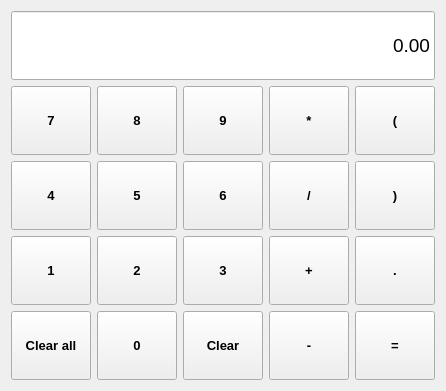
<?xml version="1.0" encoding="UTF-8"?>
<ui version="4.0">
 <class>Widget</class>
 <widget class="QWidget" name="Widget">
  <property name="geometry">
   <rect>
    <x>0</x>
    <y>0</y>
    <width>442</width>
    <height>391</height>
   </rect>
  </property>
  <property name="windowTitle">
   <string>Widget</string>
  </property>
  <layout class="QGridLayout" name="gridLayout">
   <item row="5" column="3">
    <widget class="QPushButton" name="sub">
     <property name="sizePolicy">
      <sizepolicy hsizetype="Preferred" vsizetype="Preferred">
       <horstretch>0</horstretch>
       <verstretch>0</verstretch>
      </sizepolicy>
     </property>
     <property name="font">
      <font>
       <family>Arial</family>
       <pointsize>10</pointsize>
       <bold>true</bold>
      </font>
     </property>
     <property name="text">
      <string>-</string>
     </property>
    </widget>
   </item>
   <item row="1" column="3">
    <widget class="QPushButton" name="mul">
     <property name="sizePolicy">
      <sizepolicy hsizetype="Preferred" vsizetype="Preferred">
       <horstretch>0</horstretch>
       <verstretch>0</verstretch>
      </sizepolicy>
     </property>
     <property name="font">
      <font>
       <family>Arial</family>
       <pointsize>10</pointsize>
       <bold>true</bold>
      </font>
     </property>
     <property name="text">
      <string>*</string>
     </property>
    </widget>
   </item>
   <item row="5" column="0">
    <widget class="QPushButton" name="clearAll">
     <property name="sizePolicy">
      <sizepolicy hsizetype="Preferred" vsizetype="Preferred">
       <horstretch>0</horstretch>
       <verstretch>0</verstretch>
      </sizepolicy>
     </property>
     <property name="font">
      <font>
       <family>Arial</family>
       <pointsize>10</pointsize>
       <bold>true</bold>
      </font>
     </property>
     <property name="text">
      <string>Clear all</string>
     </property>
    </widget>
   </item>
   <item row="4" column="0">
    <widget class="QPushButton" name="n1">
     <property name="sizePolicy">
      <sizepolicy hsizetype="Preferred" vsizetype="Preferred">
       <horstretch>0</horstretch>
       <verstretch>0</verstretch>
      </sizepolicy>
     </property>
     <property name="font">
      <font>
       <family>Arial</family>
       <pointsize>10</pointsize>
       <bold>true</bold>
      </font>
     </property>
     <property name="text">
      <string>1</string>
     </property>
    </widget>
   </item>
   <item row="1" column="1">
    <widget class="QPushButton" name="n8">
     <property name="sizePolicy">
      <sizepolicy hsizetype="Preferred" vsizetype="Preferred">
       <horstretch>0</horstretch>
       <verstretch>0</verstretch>
      </sizepolicy>
     </property>
     <property name="font">
      <font>
       <family>Arial</family>
       <pointsize>10</pointsize>
       <bold>true</bold>
      </font>
     </property>
     <property name="text">
      <string>8</string>
     </property>
    </widget>
   </item>
   <item row="5" column="2">
    <widget class="QPushButton" name="clear">
     <property name="sizePolicy">
      <sizepolicy hsizetype="Preferred" vsizetype="Preferred">
       <horstretch>0</horstretch>
       <verstretch>0</verstretch>
      </sizepolicy>
     </property>
     <property name="font">
      <font>
       <family>Arial</family>
       <pointsize>10</pointsize>
       <bold>true</bold>
      </font>
     </property>
     <property name="text">
      <string>Clear</string>
     </property>
    </widget>
   </item>
   <item row="5" column="1">
    <widget class="QPushButton" name="n0">
     <property name="sizePolicy">
      <sizepolicy hsizetype="Preferred" vsizetype="Preferred">
       <horstretch>0</horstretch>
       <verstretch>0</verstretch>
      </sizepolicy>
     </property>
     <property name="font">
      <font>
       <family>Arial</family>
       <pointsize>10</pointsize>
       <bold>true</bold>
      </font>
     </property>
     <property name="text">
      <string>0</string>
     </property>
    </widget>
   </item>
   <item row="3" column="0">
    <widget class="QPushButton" name="n4">
     <property name="sizePolicy">
      <sizepolicy hsizetype="Preferred" vsizetype="Preferred">
       <horstretch>0</horstretch>
       <verstretch>0</verstretch>
      </sizepolicy>
     </property>
     <property name="font">
      <font>
       <family>Arial</family>
       <pointsize>10</pointsize>
       <bold>true</bold>
      </font>
     </property>
     <property name="text">
      <string>4</string>
     </property>
    </widget>
   </item>
   <item row="5" column="4">
    <widget class="QPushButton" name="equal">
     <property name="sizePolicy">
      <sizepolicy hsizetype="Preferred" vsizetype="Preferred">
       <horstretch>0</horstretch>
       <verstretch>0</verstretch>
      </sizepolicy>
     </property>
     <property name="font">
      <font>
       <family>Arial</family>
       <pointsize>10</pointsize>
       <bold>true</bold>
      </font>
     </property>
     <property name="text">
      <string>=</string>
     </property>
    </widget>
   </item>
   <item row="4" column="3">
    <widget class="QPushButton" name="add">
     <property name="sizePolicy">
      <sizepolicy hsizetype="Preferred" vsizetype="Preferred">
       <horstretch>0</horstretch>
       <verstretch>0</verstretch>
      </sizepolicy>
     </property>
     <property name="font">
      <font>
       <family>Arial</family>
       <pointsize>10</pointsize>
       <bold>true</bold>
      </font>
     </property>
     <property name="text">
      <string>+</string>
     </property>
    </widget>
   </item>
   <item row="3" column="1">
    <widget class="QPushButton" name="n5">
     <property name="sizePolicy">
      <sizepolicy hsizetype="Preferred" vsizetype="Preferred">
       <horstretch>0</horstretch>
       <verstretch>0</verstretch>
      </sizepolicy>
     </property>
     <property name="font">
      <font>
       <family>Arial</family>
       <pointsize>10</pointsize>
       <bold>true</bold>
      </font>
     </property>
     <property name="text">
      <string>5</string>
     </property>
    </widget>
   </item>
   <item row="4" column="2">
    <widget class="QPushButton" name="n3">
     <property name="sizePolicy">
      <sizepolicy hsizetype="Preferred" vsizetype="Preferred">
       <horstretch>0</horstretch>
       <verstretch>0</verstretch>
      </sizepolicy>
     </property>
     <property name="font">
      <font>
       <family>Arial</family>
       <pointsize>10</pointsize>
       <bold>true</bold>
      </font>
     </property>
     <property name="text">
      <string>3</string>
     </property>
    </widget>
   </item>
   <item row="3" column="2">
    <widget class="QPushButton" name="n6">
     <property name="sizePolicy">
      <sizepolicy hsizetype="Preferred" vsizetype="Preferred">
       <horstretch>0</horstretch>
       <verstretch>0</verstretch>
      </sizepolicy>
     </property>
     <property name="font">
      <font>
       <family>Arial</family>
       <pointsize>10</pointsize>
       <bold>true</bold>
      </font>
     </property>
     <property name="text">
      <string>6</string>
     </property>
    </widget>
   </item>
   <item row="3" column="4">
    <widget class="QPushButton" name="closeP">
     <property name="sizePolicy">
      <sizepolicy hsizetype="Preferred" vsizetype="Preferred">
       <horstretch>0</horstretch>
       <verstretch>0</verstretch>
      </sizepolicy>
     </property>
     <property name="font">
      <font>
       <family>Arial</family>
       <pointsize>10</pointsize>
       <bold>true</bold>
      </font>
     </property>
     <property name="text">
      <string>)</string>
     </property>
    </widget>
   </item>
   <item row="4" column="1">
    <widget class="QPushButton" name="n2">
     <property name="sizePolicy">
      <sizepolicy hsizetype="Preferred" vsizetype="Preferred">
       <horstretch>0</horstretch>
       <verstretch>0</verstretch>
      </sizepolicy>
     </property>
     <property name="font">
      <font>
       <family>Arial</family>
       <pointsize>10</pointsize>
       <bold>true</bold>
      </font>
     </property>
     <property name="text">
      <string>2</string>
     </property>
    </widget>
   </item>
   <item row="1" column="0">
    <widget class="QPushButton" name="n7">
     <property name="sizePolicy">
      <sizepolicy hsizetype="Preferred" vsizetype="Preferred">
       <horstretch>0</horstretch>
       <verstretch>0</verstretch>
      </sizepolicy>
     </property>
     <property name="font">
      <font>
       <family>Arial</family>
       <pointsize>10</pointsize>
       <bold>true</bold>
      </font>
     </property>
     <property name="text">
      <string>7</string>
     </property>
    </widget>
   </item>
   <item row="3" column="3">
    <widget class="QPushButton" name="div">
     <property name="sizePolicy">
      <sizepolicy hsizetype="Preferred" vsizetype="Preferred">
       <horstretch>0</horstretch>
       <verstretch>0</verstretch>
      </sizepolicy>
     </property>
     <property name="font">
      <font>
       <family>Arial</family>
       <pointsize>10</pointsize>
       <bold>true</bold>
      </font>
     </property>
     <property name="text">
      <string>/</string>
     </property>
    </widget>
   </item>
   <item row="1" column="2">
    <widget class="QPushButton" name="n9">
     <property name="sizePolicy">
      <sizepolicy hsizetype="Preferred" vsizetype="Preferred">
       <horstretch>0</horstretch>
       <verstretch>0</verstretch>
      </sizepolicy>
     </property>
     <property name="font">
      <font>
       <family>Arial</family>
       <pointsize>10</pointsize>
       <bold>true</bold>
      </font>
     </property>
     <property name="text">
      <string>9</string>
     </property>
    </widget>
   </item>
   <item row="4" column="4">
    <widget class="QPushButton" name="dot">
     <property name="sizePolicy">
      <sizepolicy hsizetype="Preferred" vsizetype="Preferred">
       <horstretch>0</horstretch>
       <verstretch>0</verstretch>
      </sizepolicy>
     </property>
     <property name="font">
      <font>
       <family>Arial</family>
       <pointsize>10</pointsize>
       <bold>true</bold>
      </font>
     </property>
     <property name="text">
      <string>.</string>
     </property>
    </widget>
   </item>
   <item row="1" column="4">
    <widget class="QPushButton" name="openP">
     <property name="sizePolicy">
      <sizepolicy hsizetype="Preferred" vsizetype="Preferred">
       <horstretch>0</horstretch>
       <verstretch>0</verstretch>
      </sizepolicy>
     </property>
     <property name="font">
      <font>
       <family>Arial</family>
       <pointsize>10</pointsize>
       <bold>true</bold>
      </font>
     </property>
     <property name="text">
      <string>(</string>
     </property>
    </widget>
   </item>
   <item row="0" column="0" colspan="5">
    <widget class="QLineEdit" name="display">
     <property name="sizePolicy">
      <sizepolicy hsizetype="Preferred" vsizetype="Preferred">
       <horstretch>0</horstretch>
       <verstretch>0</verstretch>
      </sizepolicy>
     </property>
     <property name="font">
      <font>
       <family>Arial</family>
       <pointsize>14</pointsize>
      </font>
     </property>
     <property name="layoutDirection">
      <enum>Qt::LeftToRight</enum>
     </property>
     <property name="text">
      <string>0.00</string>
     </property>
     <property name="alignment">
      <set>Qt::AlignRight|Qt::AlignTrailing|Qt::AlignVCenter</set>
     </property>
    </widget>
   </item>
  </layout>
 </widget>
 <resources/>
 <connections/>
</ui>
